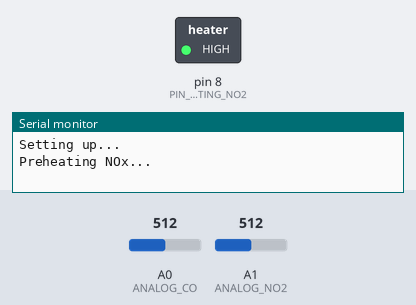
This sketch was run on a simulated Arduino Uno, built with avr-gcc and run on an emulated ATmega328P. Parts: switched loads named in the sketch (green lamp = pin HIGH), the last lines printed to the serial monitor. The test bench sets the inputs (shaded band); at power-on: A0 (ANALOG_CO) = 512, A1 (ANALOG_NO2) = 512.

Above: at 6.0 s.
At 13.5 s:
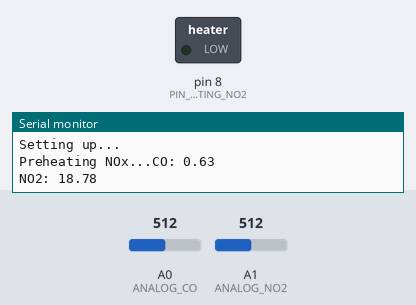
Timing chart, 0 to 20.5 s (numbered marks = the images above):
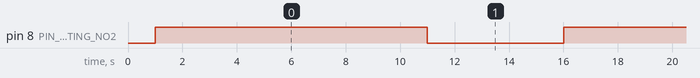

The sketch:

MiCS-4514.ino
```cpp
/***************************************************************************************************************
* Made by  : Tushar Saini
* Email Id : tsaini1285@gmail.com
* For CJMU-4514 Datasheet: https://www.sgxsensortech.com/content/uploads/2014/08/0278_Datasheet-MiCS-4514-rev-16.pdf
***************************************************************************************************************/
#include <SoftwareSerial.h>
#include <Wire.h>

#define ANALOG_NO2        A1   // Arduino analog pin
#define ANALOG_CO         A0   // Arduino analog pin
#define PIN_HEATING_NO2   8    // Arduino digital pin

#define PRE_HEAT_SECONDS 10    // Arduino digital pin

#define CALIB_R0_NO2      2200      // R0 calibration value for the NO2 sensor
#define CALIB_R0_CO       750000    // R0 calibration value for the CO sensor

double readNO2;
double readCO;
float s=0;

void setup() {
  Serial.begin(9600);
  Serial.println(F("Setting up..."));
  Wire.begin();
  delay(1000);
}

void loop() {
  MiCS();
  Serial.print("CO: ");  Serial.println(readCO);
  Serial.print("NO2: "); Serial.println(readNO2);
  delay(5000);
}

void initSensor(void) {
  Serial.print("Preheating NOx...");
  pinMode(PIN_HEATING_NO2, OUTPUT);

  digitalWrite(PIN_HEATING_NO2, HIGH);
  delay(PRE_HEAT_SECONDS * 1000);
  digitalWrite(PIN_HEATING_NO2, LOW);
}

int MiCS(void) {
  initSensor();
  unsigned long calib;
  float fVolt, fRes, fConc;

  // Read CO and convert into mg/m3.
  readCO = analogRead(ANALOG_CO);
  fVolt = (readCO * 3.3) / 1024.0;
  // Get Rs/R0 value
  calib = CALIB_R0_CO;
  fRes = (5000.0/fVolt - 1000) / calib;

  // Convert to ppm
  if (fRes > 0.7)
    fRes = 0.7;
  if (fRes > 0.6)
    fConc = (0.711 - fRes) / 0.011;
  else if (fRes > 0.3)
    fConc = (0.7 - fRes) / 0.01;
  else
    fConc = (0.3233 - fRes) / 0.00058;

  readCO = ((fConc/1000)*(28/24.5)); // Convert to mg/m3


  // Read NO2 and convert into ug/m3.
  readNO2 = analogRead(ANALOG_NO2);
  fVolt = 3.3;
  fVolt *= readNO2;
  fVolt /= 1024.0;

  // Get Rs/R0 value
  calib = CALIB_R0_NO2;
  fRes = (5000.0/fVolt - 1000) / calib;

  // Convert to ppm
  if (fRes < 3.0)
    fRes = 3.0;
  if (fRes >= 3.0 && fRes < 8.0)
    fConc = (fRes - 0.5) / 0.25;
  else
    fConc = (fRes + 129.655) / 4.589;

  readNO2 = ((fConc)*(46/24.5)); // Convert to ug/m3
}
```

Measured:
- by itself, pin 8 (PIN_HEATING_NO2): alternates HIGH for 10.0 s and LOW for 5.0 s
